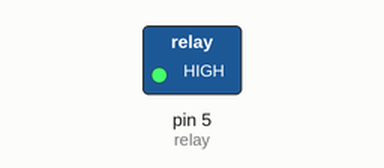
Simulated run of this sketch. Board: Arduino Uno, built with avr-gcc and run on an emulated ATmega328P. Parts: switched loads named in the sketch (green lamp = pin HIGH).

Above: at 2.5 s.
At 7.5 s:
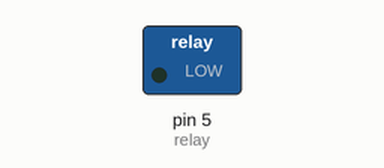
Timing chart, 0 to 13.0 s (numbered marks = the images above):
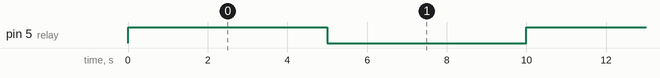

The sketch:

ir_relay.ino
```cpp
const int ir=12;
const int relay=5;

void setup(){
  pinMode(ir,INPUT);
  pinMode(relay,OUTPUT);
  Serial.begin(9600);
}

void loop(){
  digitalWrite(ir,HIGH);
  digitalWrite(relay,HIGH);
  delay(5000);

  digitalWrite(ir,LOW);
  digitalWrite(relay,LOW);
  delay(5000);
}
```

Measured:
- by itself, pin 5 (relay): alternates HIGH for 5.0 s and LOW for 5.0 s
